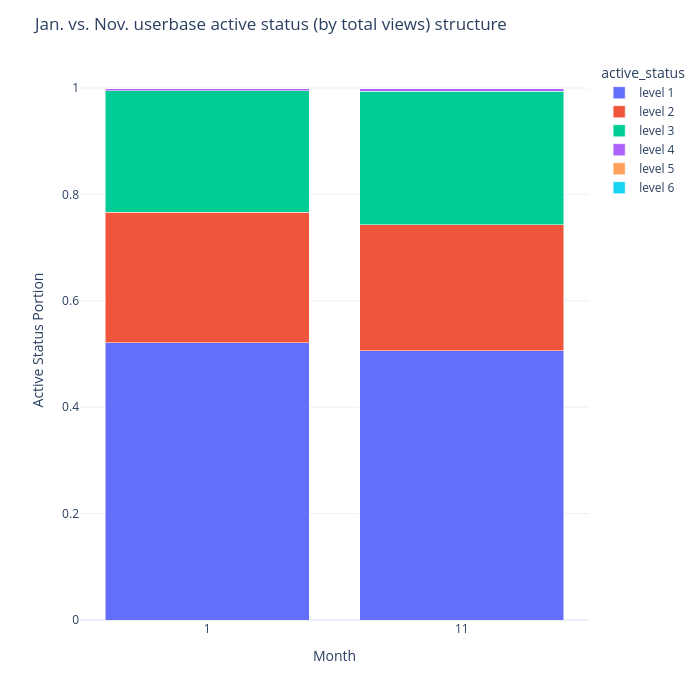

The cell this chart's notebook holds for it:
### Code cell
df_month_1_agg['month'] = 1
df_month_11_agg['month'] = 11

df_agg_combined = pd.concat([df_month_1_agg.reset_index(), df_month_11_agg.reset_index()], axis=0, ignore_index= True)

fig = px.bar(df_agg_combined.reset_index(), x= 'month', y='portion', color = 'active_status', barmode='stack')
fig.update_xaxes(type = 'category')
fig.update_layout(title = 'Jan. vs. Nov. userbase active status (by total views) structure', template = 'plotly_white', height = 700, width = 700, 
                  yaxis_title = 'Active Status Portion', xaxis_title = 'Month')

### Figure 1 — Plotly figure (JSON) as saved in the notebook; plotly's stock layout.template omitted (floating-point values rounded to 4 significant figures)
{"data": [{"hovertemplate": "active_status=level 1<br>month=%{x}<br>portion=%{y}<extra></extra>", "legendgroup": "level 1", "marker": {"color": "#636efa", "pattern": {"shape": ""}}, "name": "level 1", "orientation": "v", "showlegend": true, "textposition": "auto", "type": "bar", "x": [1, 11], "xaxis": "x", "y": [0.5214, 0.5063], "yaxis": "y"}, {"hovertemplate": "active_status=level 2<br>month=%{x}<br>portion=%{y}<extra></extra>", "legendgroup": "level 2", "marker": {"color": "#EF553B", "pattern": {"shape": ""}}, "name": "level 2", "orientation": "v", "showlegend": true, "textposition": "auto", "type": "bar", "x": [1, 11], "xaxis": "x", "y": [0.2448, 0.2363], "yaxis": "y"}, {"hovertemplate": "active_status=level 3<br>month=%{x}<br>portion=%{y}<extra></extra>", "legendgroup": "level 3", "marker": {"color": "#00cc96", "pattern": {"shape": ""}}, "name": "level 3", "orientation": "v", "showlegend": true, "textposition": "auto", "type": "bar", "x": [1, 11], "xaxis": "x", "y": [0.2289, 0.2512], "yaxis": "y"}, {"hovertemplate": "active_status=level 4<br>month=%{x}<br>portion=%{y}<extra></extra>", "legendgroup": "level 4", "marker": {"color": "#ab63fa", "pattern": {"shape": ""}}, "name": "level 4", "orientation": "v", "showlegend": true, "textposition": "auto", "type": "bar", "x": [1, 11], "xaxis": "x", "y": [0.004761, 0.00602], "yaxis": "y"}, {"hovertemplate": "active_status=level 5<br>month=%{x}<br>portion=%{y}<extra></extra>", "legendgroup": "level 5", "marker": {"color": "#FFA15A", "pattern": {"shape": ""}}, "name": "level 5", "orientation": "v", "showlegend": true, "textposition": "auto", "type": "bar", "x": [1, 11], "xaxis": "x", "y": [8.799e-05, 0.000104], "yaxis": "y"}, {"hovertemplate": "active_status=level 6<br>month=%{x}<br>portion=%{y}<extra></extra>", "legendgroup": "level 6", "marker": {"color": "#19d3f3", "pattern": {"shape": ""}}, "name": "level 6", "orientation": "v", "showlegend": true, "textposition": "auto", "type": "bar", "x": [1, 11], "xaxis": "x", "y": [2.765e-05, 3.093e-05], "yaxis": "y"}], "layout": {"barmode": "stack", "height": 700, "legend": {"title": {"text": "active_status"}, "tracegroupgap": 0}, "margin": {"t": 60}, "title": {"text": "Jan. vs. Nov. userbase active status (by total views) structure"}, "width": 700, "xaxis": {"anchor": "y", "domain": [0, 1], "title": {"text": "Month"}, "type": "category"}, "yaxis": {"anchor": "x", "domain": [0, 1], "title": {"text": "Active Status Portion"}}}}
